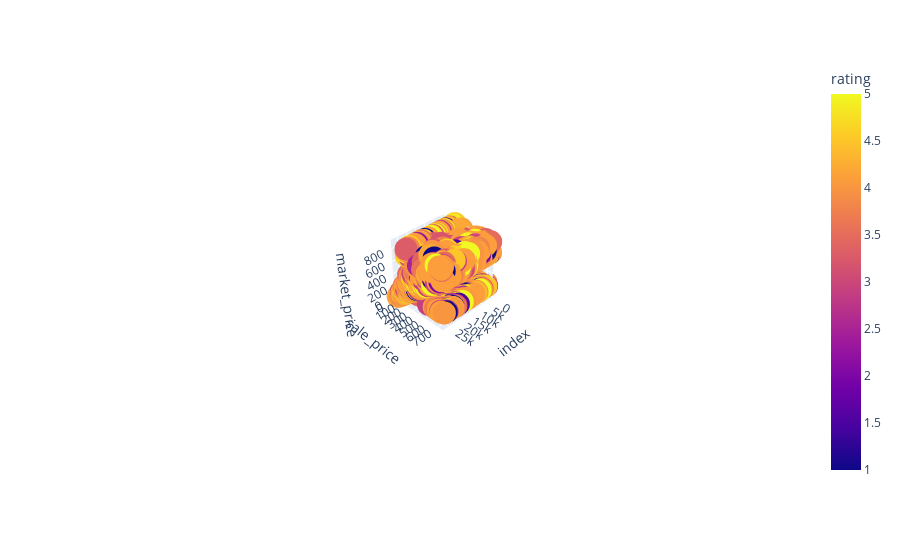

Notebook source saved alongside this figure:
### Markdown cell above
### Scatter Plot

### Code cell
## Plotly Express - 3D  iNTERACTIVE VISUALIZATION
if len(numer_col)>=3:
  fig = px.scatter_3d(df, x = numer_col[0], y = numer_col[1], z = numer_col[2], color = 'rating')
  fig.show()

### Figure 1 — Plotly figure (JSON) as saved in the notebook; plotly's stock layout.template omitted (floating-point values rounded to 4 significant figures; data arrays with more than 128 entries replaced by an {"elided": "..."} marker saying what was removed)
{"data": [{"hovertemplate": "index=%{x}<br>sale_price=%{y}<br>market_price=%{z}<br>rating=%{marker.color}<extra></extra>", "legendgroup": "", "marker": {"color": {"elided": "27553 float values"}, "coloraxis": "coloraxis", "symbol": "circle"}, "mode": "markers", "name": "", "scene": "scene", "showlegend": false, "type": "scatter3d", "x": {"elided": "27553 int values"}, "y": {"elided": "27553 float values"}, "z": {"elided": "27553 float values"}}], "layout": {"autosize": true, "coloraxis": {"colorbar": {"title": {"text": "rating"}}, "colorscale": [[0, "#0d0887"], [0.1111, "#46039f"], [0.2222, "#7201a8"], [0.3333, "#9c179e"], [0.4444, "#bd3786"], [0.5556, "#d8576b"], [0.6667, "#ed7953"], [0.7778, "#fb9f3a"], [0.8889, "#fdca26"], [1, "#f0f921"]]}, "legend": {"tracegroupgap": 0}, "margin": {"t": 60}, "scene": {"aspectmode": "auto", "aspectratio": {"x": 1, "y": 1, "z": 1}, "camera": {"center": {"x": 0, "y": 0, "z": 0}, "eye": {"x": 4.125, "y": 4.125, "z": 4.125}, "projection": {"type": "perspective"}, "up": {"x": 0, "y": 0, "z": 1}}, "domain": {"x": [0, 1], "y": [0, 1]}, "xaxis": {"title": {"text": "index"}, "type": "linear"}, "yaxis": {"title": {"text": "sale_price"}, "type": "linear"}, "zaxis": {"title": {"text": "market_price"}, "type": "linear"}}}}
